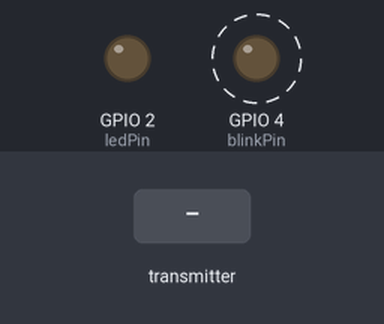
A sketch run on a simulated ESP32. Shown: output pins drawn as LEDs (lit = HIGH). Dashed ring = blinking. The inputs (shaded band) are chosen by the test bench. EEPROM starts erased; what the sketch prints to the serial monitor is not drawn.

Above: at 1.25 s.
1.3 s: the transmitter starts sending state = 1
At 2.5 s:
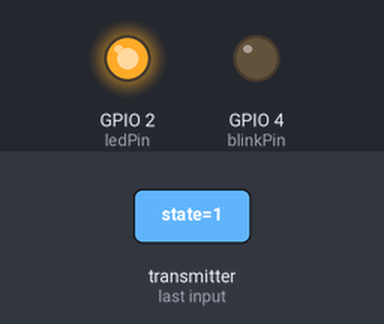
2.8 s: the transmitter starts sending state = 0
At 3.9 s:
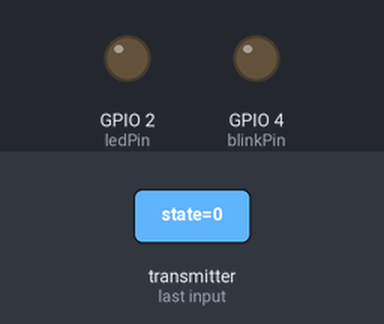
Timing chart, 0 to 5.8 s (numbered marks = the images above; inputs shaded):
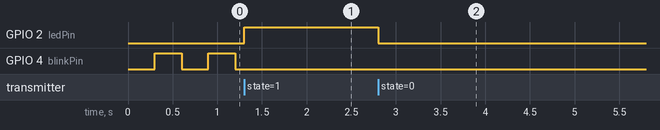

The sketch:

receiver.ino
```cpp
#include <esp_now.h>
#include <WiFi.h>
#include <esp_wifi.h>
#include <Preferences.h>

const int ledPin   = 2; // Relay / Output Pin
const int blinkPin = 4; // Blinks while scanning, OFF when locked on

Preferences preferences;

// MUST MATCH SENDER STRUCT EXACTLY
typedef struct struct_message {
  uint8_t receiver_id;
  uint8_t state;
  uint8_t channel;
} struct_message;

struct_message myData;

volatile unsigned long lastPacketTime = 0;
bool isScanning = true;
int currentChannel = 1;
unsigned long lastScanTime = 0;
const unsigned long scanInterval = 150; // Channel hop speed (ms)

// Pin 4 Status LED Blinking
unsigned long lastBlinkTime = 0;
const unsigned long blinkInterval = 300;
bool blinkState = false;

void OnDataRecv(const esp_now_recv_info_t *recv_info, const uint8_t *incomingData, int len) {
  uint8_t oldState = myData.state;
  memcpy(&myData, incomingData, sizeof(myData));

  // Update output hardware using state (1 = ON, 0 = OFF)
  digitalWrite(ledPin, myData.state ? HIGH : LOW);

  if (oldState != myData.state) {
    preferences.putBool("led_state", myData.state ? true : false);
  }

  lastPacketTime = millis();

  // Lock onto the channel supplied in packet
  if (myData.channel > 0 && myData.channel != currentChannel) {
    currentChannel = myData.channel;
    preferences.putUChar("last_chan", currentChannel); // Store locked channel to NVS
    esp_wifi_set_promiscuous(true);
    esp_wifi_set_channel(currentChannel, WIFI_SECOND_CHAN_NONE);
    esp_wifi_set_promiscuous(false);
  }

  if (isScanning) {
    isScanning = false;
    digitalWrite(blinkPin, LOW); // Turn off blink indicator when locked
    Serial.print("\n🎯 LOCKED ON CHANNEL: ");
    Serial.println(currentChannel);
  }
}

void setup() {
  Serial.begin(115200);

  pinMode(ledPin, OUTPUT);
  pinMode(blinkPin, OUTPUT);
  digitalWrite(blinkPin, LOW);

  preferences.begin("light-state", false);
  myData.state = preferences.getBool("led_state", false) ? 1 : 0;
  currentChannel = preferences.getUChar("last_chan", 1);
  digitalWrite(ledPin, myData.state ? HIGH : LOW);

  WiFi.mode(WIFI_STA);
  WiFi.disconnect();

  esp_wifi_set_promiscuous(true);
  esp_wifi_set_channel(currentChannel, WIFI_SECOND_CHAN_NONE);
  esp_wifi_set_promiscuous(false);

  if (esp_now_init() != ESP_OK) {
    Serial.println("Error initializing ESP-NOW");
    return;
  }

  esp_now_register_recv_cb(OnDataRecv);
  lastPacketTime = millis();
}

void loop() {
  unsigned long now = millis();

  // 1. Blink Pin 4 while searching for Sender channel
  if (isScanning) {
    if (now - lastBlinkTime >= blinkInterval) {
      lastBlinkTime = now;
      blinkState = !blinkState;
      digitalWrite(blinkPin, blinkState ? HIGH : LOW);
    }
  }

  // 2. Resume scanning if heartbeat missing for > 2.5 seconds
  if (now - lastPacketTime > 2500) {
    if (!isScanning) {
      isScanning = true;
      Serial.println("\n⚠️ Connection lost. Scanning channels...");
    }

    if (now - lastScanTime >= scanInterval) {
      lastScanTime = now;

      currentChannel++;
      if (currentChannel > 13) {
        currentChannel = 1;
      }

      esp_wifi_set_promiscuous(true);
      esp_wifi_set_channel(currentChannel, WIFI_SECOND_CHAN_NONE);
      esp_wifi_set_promiscuous(false);
    }
  }
}
```

Measured:
- after the input at 1.3 s, GPIO 2 (ledPin): LOW → HIGH at once; GPIO 4 (blinkPin): stops changing and stays LOW
- after the input at 2.8 s, GPIO 2 (ledPin): HIGH → LOW at once
- by itself, GPIO 4 (blinkPin): alternates HIGH for 0.30 s and LOW for 0.30 s
